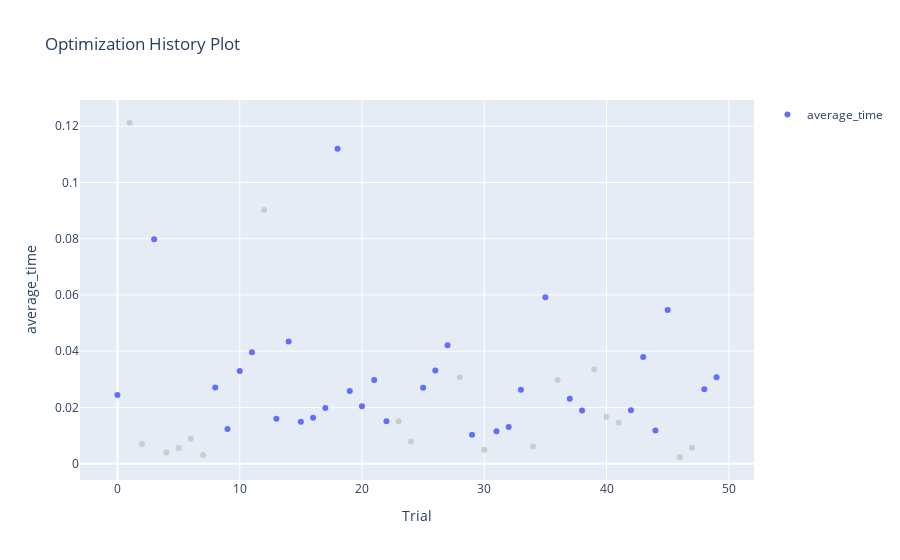

Notebook code for this chart:
### Code cell
plot_optimization_history(lsh_study, target = lambda t: t.values[1], target_name = 'average_time')

### Figure 1 — Plotly figure (JSON) as saved in the notebook; plotly's stock layout.template omitted (floating-point values rounded to 4 significant figures)
{"data": [{"mode": "markers", "name": "average_time", "type": "scatter", "x": [0, 3, 8, 9, 10, 11, 13, 14, 15, 16, 17, 18, 19, 20, 21, 22, 25, 26, 27, 29, 31, 32, 33, 35, 37, 38, 42, 43, 44, 45, 48, 49], "y": [0.02438, 0.07976, 0.02707, 0.01232, 0.03294, 0.0396, 0.016, 0.04341, 0.01492, 0.01634, 0.01983, 0.1119, 0.02581, 0.02038, 0.02972, 0.01509, 0.02699, 0.03317, 0.04211, 0.01026, 0.01149, 0.01302, 0.02625, 0.05918, 0.02305, 0.0189, 0.01899, 0.0379, 0.01177, 0.05463, 0.02648, 0.03075]}, {"marker": {"color": "#cccccc"}, "mode": "markers", "name": "Infeasible Trial", "showlegend": false, "type": "scatter", "x": [1, 2, 4, 5, 6, 7, 12, 23, 24, 28, 30, 34, 36, 39, 40, 41, 46, 47], "y": [0.1212, 0.007028, 0.003961, 0.0056, 0.0089, 0.003054, 0.09022, 0.01511, 0.007915, 0.03069, 0.00499, 0.006077, 0.02971, 0.0336, 0.01659, 0.01457, 0.002286, 0.005683]}], "layout": {"title": {"text": "Optimization History Plot"}, "xaxis": {"title": {"text": "Trial"}}, "yaxis": {"title": {"text": "average_time"}}}}
